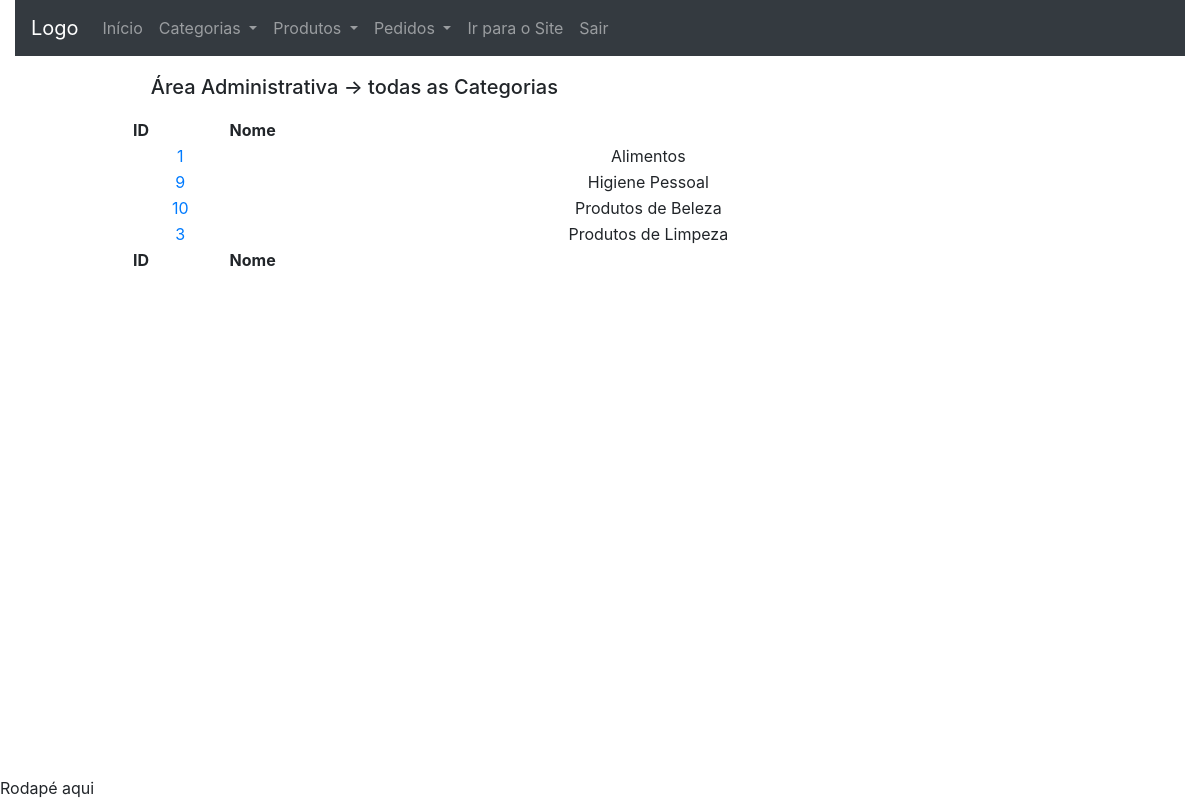
The app's page /area_administrativa/todas_as_categorias (signed in) with its own data.
### catalog/models.py (models this page shows, shortened)
class Category(models.Model):
	name = models.CharField('Nome', max_length=100)
	class Meta:
		verbose_name = "Categoria"
		verbose_name_plural = "Categorias"
		ordering = ['name']

### dashboard_admin/views.py (the view)
# urls.py: path('todas_as_categorias', views.show_all_categories,
@login_required
def show_all_categories(request):
	categories = Category.objects.all()
	context = {'categories':categories}
	return render(request, 'dashboard_admin/show_all_categories.html',
		context)

### dashboard_admin/templates/dashboard_admin/show_all_categories.html (shortened to what this page needs)
{% extends 'dashboard_admin/base.html' %}
{% load widget_tweaks %}
{% block conteudo %}
<div class="panel panel-default table-two-column panel-large">
	{% block dashboard_title %}
	<div class="panel-heading" style="margin: 2%;">
		<h5>Área Administrativa -> todas as Categorias </h5>
	</div>
	{% endblock %}
	<div class="panel-body">
		 <table id="table" class="display" cellspacing="0"
		        width="100%">
		    <thead>
		      <tr>
		        <th>ID</th>
		        <th>Nome</th>
		      </tr>
		    </thead>
		    <tfoot>
		      <tr>
		        <th>ID</th>
		        <th>Nome</th>
		      </tr>
		    </tfoot>
		    <tbody>
				{% for category in categories %}
				<tr>
					<td style="text-align: center;">
						<a href="{% url 'dashboard_admin:edit_category' category.id %}"
						title="Editar Categoria">
					  	{{ category.id }}
						</a>
					</td>
					<td style="text-align: center;">
						{{ category.name }}
					</td>
				</tr>
				{% endfor %}
		    </tbody>
		  </table>
	</div>
</div>
{% endblock %}

### dashboard_admin/static/dashboard_admin/css/extra.css (style rules this page uses)
.panel-large { width: 80%; margin: auto; }

### records on screen
Category: id "1", name "Alimentos"
Category: id "9", name "Higiene Pessoal"
Category: id "10", name "Produtos de Beleza"
Category: id "3", name "Produtos de Limpeza"
